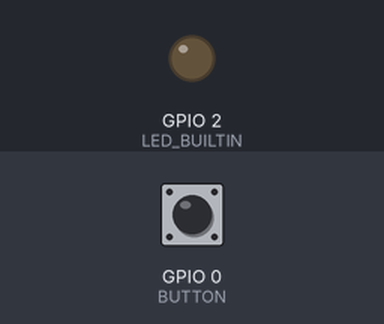
This sketch was run on a simulated ESP32. Parts: output pins drawn as LEDs (lit = HIGH). Dashed ring = blinking. The test bench sets the inputs (shaded band); at power-on: GPIO 0 (BUTTON) HIGH. WiFi joins after 1.5 s; servers stay silent unless stated; uploads are accepted with an empty reply; the local clock reads 2024-03-15 10:24:30 at power-on unless the sketch sets it; storage starts empty; not simulated (calls return 0 or success): credentials.h; what the sketch prints to the serial monitor is not drawn.

Above: at 0.0 s.
At 10.0 s:
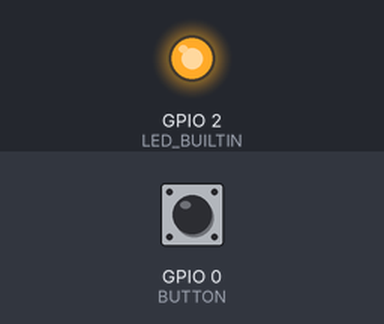
10.1 s: GPIO 0 (BUTTON) pulled LOW for 0.15 s
At 10.46 s:
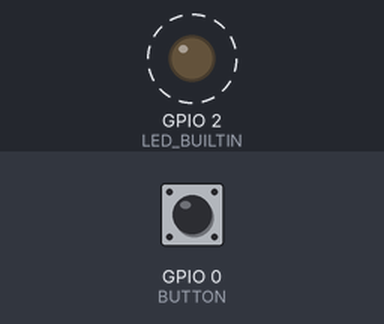
Timing chart, 0 to 19.1 s (numbered marks = the images above; inputs shaded):
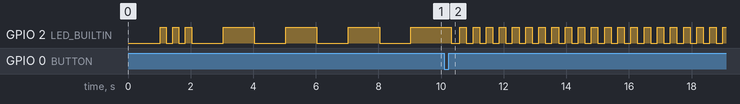

The sketch:

ESP32_record_mp3_stream_on_SD.ino
```cpp
/* Program for recording audio stream from internet radio web pages on SD card, at set time and set length.
Press boot button for initialize imidiate recording start
SD Card format FAT32
SD Size - ~1MB / each recording minute. Reasonable size 1GB.

Program reads configuration file config.txt stored on SD card with wifi and recording parameters
config.txt content example - brackets{} are mandatory:
{
 "wifiSsid": "Your wifi ssid",
 "wifiPassword": "Your wifi password",
"host": "stream13.radioagora.pl",
"path": "/tuba38-1.mp3",
"port": 80,
"format": ".mp3",
"startHour": 12,
"startMinute": 0,
"recordLength": 10
}
If file is missing, program takes default hardcoded configuration, and still is able to record if proper SD card is connected.
Default Wifi ssid and password should be set either by
#include <credentials.h> with defined  MYSSID MYPASSWORD macros or just coded in classes.h file as
#define MYSSID .....
#define MYPASSWORD ......
to allow recording on empty SD - without config.txt file.
Hardware Connections:
SPI SD card:
SD    ESP32
GND   GND
CLK   D18
MISO  D19
CS    D22
MOSI  D23
+3.3V +3.3V
LED - D2 - If not present on ESP board connect LED - anode with serial resistor 220 ohms, cathode - GND
BUTTON 0 and GND if not accessible on ESP board.

Program has been developed and tested using ESP32 Dev Module.
*/
// Config configuration examples:
/*++++++ Radio Maryja +++++++++
configuration.wifiSsid = MYSSID;
configuration.wifiPassword = MYPASSWORD;
configuration.host = "51.68.135.155";
configuration.path = "/stream";
configuration.port = 80
configuration.format = ".mp4"
configuration.startHour = 12;
configuration.startMinute = 15;
configuration.recordLength = 30;
++++++++++++++++++++++++++++*/

/******Radio Pogoda ********
configuration.wifiSsid = MYSSID;
configuration.wifiPassword = MYPASSWORD;
configuration.host = "stream13.radioagora.pl";
configuration.path = "/tuba38-1.mp3";
configuration.port = 80
configuration.format = ".mp3"
configuration.startHour = 13;
configuration.startMinute = 0;
configuration.recordLength = 30;
******************************/

#include "classes.h"  //Most of magic is in this file
Record recordStream;

void setup() {
  Serial.begin(115200);
  delay(1000);
  Serial.println(F("\nProgram started"));
  digitalWrite(LED, LOW);
  if (!recordStream.loadConfiguration("/config.txt"))
    return;
  recordStream.printConfiguration();

  //For testing purposes possible to override below selected configuration items loaded from SD
  /*++++++ Radio Maryja +++++++++*/
  // recordStream.configuration.wifiSsid = MYSSID;
  // recordStream.configuration.wifiPassword = MYPASSWORD;
  // recordStream.configuration.host = "stream13.radioagora.pl";
  // recordStream.configuration.path = "/tuba38-1.mp3";
  // recordStream.configuration.port = 80;
  // recordStream.configuration.format = ".mp3";
  // recordStream.configuration.startHour = 20;
  // recordStream.configuration.startMinute = 20;
  // recordStream.configuration.recordLength = 3;

  if (!recordStream.connectWifi())
    return;
  if (!recordStream.awaitingRecordingTime())
    Serial.println(F("\nIt's time for recording"));
  if (!recordStream.connectToRadio())
    return;
  if (!recordStream.recordingStart())
    return;
}

void loop() {
  if (!recordStream.recordingProgress()) {
    recordStream.togglePort(LED, 100, 20);  //Waits 2 sek blinking fast instead of delay
    ESP.restart();                          //Restarts ESP32 for next recording
  }
}
```

classes.cpp
```cpp
#include "classes.h"

bool Record::togglePort(uint8_t port, unsigned int duration, unsigned int times) {
  bool state;
  pinMode(LED, OUTPUT);
  for (unsigned int i = 0; i < times; i++) {
    state = !digitalRead(port);
    digitalWrite(port, state);
    delay(duration);
  }
  return state;
}

bool Record::loadConfiguration(Config& config, const char* filename) {
  if (!mountSDCard())
    // return false;
    Debug(F("Trying to open file "));
  Debug(filename);
  Debugln();
  if (!(configFile = SD.open(filename))) {  // Open file for reading
    Debugln(F("Failed to open file"));
    unmountSDCard();
    // return false;
  }
  else
  {
  Serial.print(F("Configuration file "));
  Serial.print(filename);
  Serial.println(F(" open"));
  }
  // Allocate a temporary JsonDocument
  // const size_t bufferSize = JSON_OBJECT_SIZE(9) + 196;
  // DynamicJsonDocument doc(bufferSize);
  // JsonDocument doc;
  // Deserialize the JSON document
  DeserializationError error = deserializeJson(doc, configFile);
  if (error) {
    Serial.println(F("Failed to read file, using default configuration"));
    configFile.close();
    unmountSDCard();
    // return false;
  }
  Debugln(F("Deserlization completed"));
  // Copy values from the JsonDocument to the Config
  strlcpy(config.wifiSsid,                   // <- destination
          doc["wifiSsid"] | MYSSID,          // <- source
          sizeof(config.wifiSsid));          // <- destination's capacity
  strlcpy(config.wifiPassword,               // <- destination
          doc["wifiPassword"] | MYPASSWORD,  // <- source
          sizeof(config.wifiPassword));      // <- destination's capacity
  Debugln(F("Wifi ssid, password loaded"));
  strlcpy(config.host,                             // <- destination
          doc["host"] | "stream13.radioagora.pl",  // <- source
          sizeof(config.host));                    // <- destination's capacity
  strlcpy(config.path,                             // <- destination
          doc["path"] | "/tuba38-1.mp3",           // <- source
          sizeof(config.path));                    // <- destination's capacity
  config.port = doc["port"] | 80;
  strlcpy(config.format,           // <- destination
          doc["format"] | ".mp3",  // <- source
          sizeof(config.format));  // <- destination's capacity
  Debugln(F("Stream data loaded"));
  config.startHour = doc["startHour"] | 12;
  config.startMinute = doc["startMinute"] | 0;
  config.recordLength = doc["recordLength"] | 3;
  Debugln(F("Recording time loaded"));

  configFile.close();  // Close the file (Curiously, File's destructor doesn't close the file)
  unmountSDCard();
  Debugln(F("config structure filled"));
  togglePort(LED, 200, 5);  //blik 5 times if loading configuration success
  return true;
}

bool Record::loadConfiguration(const char* filename) {
  if (!loadConfiguration(configuration, filename))
    return false;
  return true;
}

bool Record::mountSDCard() {
  Debugln(F("Mounting SD card..."));
  if (!SD.begin(CS)) {
    Debugln(F("SD card Mount Failed"));
    return false;
  }
  Debugln(F("SD card mounted."));
  return true;
}

void Record::unmountSDCard() {
  SD.end();
  Debugln(F("SD card Unmounted"));
}

void Record::printConfiguration() {
  // Serial.printf("wifiSsid: %s wifiPassword %s ", configuration.wifiSsid, configuration.wifiPassword);
  Serial.printf("\nwifiSsid: %s wifiPassword %s ", configuration.wifiSsid, "********");
  Serial.printf("host: %s path: %s port: %d startHour: %02d startMinute: %02d, recordLenght: %d\n", configuration.host, configuration.path, configuration.port, configuration.startHour, configuration.startMinute, configuration.recordLength);
}

void Record::listDir(fs::FS& fs, const char* dirname, uint8_t levels) {
  if (!mountSDCard()) return;
  Serial.printf("Listing directory: %s\n", dirname);

  File root = fs.open(dirname);
  if (!root) {
    Serial.println(F("Failed to open directory"));
    return;
  }
  if (!root.isDirectory()) {
    Serial.println(F("Not a directory"));
    return;
  }

  File file = root.openNextFile();
  while (file) {
    if (file.isDirectory()) {
      Serial.print(F("  DIR : "));
      Serial.print(file.name());
      time_t t = file.getLastWrite();
      struct tm* tmstruct = localtime(&t);
      Serial.printf("  LAST WRITE: %d-%02d-%02d %02d:%02d:%02d\n", (tmstruct->tm_year) + 1900, (tmstruct->tm_mon) + 1, tmstruct->tm_mday, tmstruct->tm_hour, tmstruct->tm_min, tmstruct->tm_sec);
      if (levels) {
        listDir(fs, file.path(), levels - 1);
      }
    } else {
      Serial.print(F("  FILE: "));
      Serial.print(file.name());
      Serial.print(F("  SIZE: "));
      Serial.print(file.size());
      time_t t = file.getLastWrite();
      struct tm* tmstruct = localtime(&t);
      Serial.printf("  LAST WRITE: %d-%02d-%02d %02d:%02d:%02d\n", (tmstruct->tm_year) + 1900, (tmstruct->tm_mon) + 1, tmstruct->tm_mday, tmstruct->tm_hour, tmstruct->tm_min, tmstruct->tm_sec);
    }
    file = root.openNextFile();
  }
  unmountSDCard();
}

bool Record::connectToRadio() {
  if (!client.connect(configuration.host, configuration.port)) {
    Serial.println(F("Connection to radio failed"));
    return false;
  }
  Serial.print(F("Connected to radio. "));
  Serial.print(configuration.host);
  Serial.print(F(" on port "));
  Serial.print(configuration.port);
  Serial.print(F(" Path "));
  Serial.println(configuration.path);
  return true;
}

bool Record::openAudioFile() {
  if (!mountSDCard())
    return false;
  char fileName[32];
  sprintf(fileName, "/%d%02d%02d%s%02d%02d%02d%s", (tmstruct.tm_year) + 1900, (tmstruct.tm_mon) + 1, tmstruct.tm_mday, weekDays[tmstruct.tm_wday], tmstruct.tm_hour, tmstruct.tm_min, tmstruct.tm_sec, configuration.format);
  Serial.print(F("Opening record file "));
  Serial.println(fileName);
  audioFile = SD.open(fileName, FILE_WRITE);
  if (!audioFile) {
    Serial.println(F("Failed to open audio file"));
    unmountSDCard();
    return false;
  }
  return true;
}

void Record::showFiles() {
  listDir(SD, "/", 0);
}


bool Record::recordingStart() {
  recordingStartTime = millis();  // set recording start time
  //Read stream from internet radio and store it on SD card
  if (!openAudioFile())
    return false;
  client.print(String("GET ") + configuration.path + " HTTP/1.1\r\n" + "Host: " + configuration.host + "\r\n" + "Connection: close\r\n\r\n");
  Serial.print(F("Recording started for "));
  Serial.print(configuration.recordLength);
  Serial.println(F(" minutes "));
  recordingDuration = configuration.recordLength * 60000;
  recordingStarted = true;
  return true;
}

bool Record::recordingProgress() {
  static unsigned long previousTime1;
  static unsigned long previousTime2;
  const unsigned long interval1 = 200;
  const unsigned long interval2 = 2000;
  unsigned long currentTime = millis();
  static unsigned int bytesStored;
  if (!recordingStarted) {
    Serial.println(F("Failed to start recording"));
    return false;
  }
  if (currentTime - recordingStartTime >= recordingDuration) {
    Serial.println(F("Recording stopped due to duration limit reached."));
    audioFile.close();
    unmountSDCard();
    digitalWrite(LED_BUILTIN, LOW);
    showFiles();
    getLocalTime(&tmstruct, 5000);
    Serial.printf("\nNow is : %d-%02d-%02d %02d:%02d:%02d\n", (tmstruct.tm_year) + 1900, (tmstruct.tm_mon) + 1, tmstruct.tm_mday, tmstruct.tm_hour, tmstruct.tm_min, tmstruct.tm_sec);
    bytesStored = 0;
    return false;  //Returns false if recording finished
  }
  if (currentTime - previousTime1 >= interval1) {
    togglePort(LED);  //toggle on board LED to indicate recording in progress
    previousTime1 = currentTime;
  }
  if (currentTime - previousTime2 >= interval2) {
    Serial.print(F("Kbytes stored "));
    Serial.print(bytesStored / 1024);
    Serial.print(F(" Seconds to finish "));
    Serial.println(((recordingDuration + recordingStartTime - currentTime) / 1000));
    previousTime2 = currentTime;
  }
  while (client.available()) {
    uint8_t mp3Data[FILE_WRITE_BUF_SIZE];
    int bytesRead = client.read(mp3Data, FILE_WRITE_BUF_SIZE);
    if (bytesRead > 0) {
      audioFile.write(mp3Data, bytesRead);
      bytesStored += bytesRead;
    }
  }
  delay(10);    // Wait a moment before check if something is ready to store
  return true;  //Returns false if recordingis in progress
}

bool Record::awaitingRecordingTime() {
  static unsigned long previousTime;
  unsigned long currentTime;
  const unsigned long interval = 5000;
  bool buttonPressed;
  pinMode(BUTTON, INPUT_PULLUP);
  Debugln(F("Contacting Time Server"));
  do {  //Awaiting for recording start time
    buttonPressed = !digitalRead(BUTTON);
    currentTime = millis();
    if ((currentTime - previousTime) >= interval) {
      configTime(3600 * timezone, daysavetime * 3600, "time.nist.gov", "0.pool.ntp.org", "1.pool.ntp.org");
      tmstruct.tm_year = 0;
      if (getLocalTime(&tmstruct, 5000)) {
        togglePort(LED);
        Serial.printf("\nNow is : %s %d-%02d-%02d %02d:%02d:%02d ", weekDays[tmstruct.tm_wday], (tmstruct.tm_year) + 1900, (tmstruct.tm_mon) + 1, tmstruct.tm_mday, tmstruct.tm_hour, tmstruct.tm_min, tmstruct.tm_sec);
        Serial.printf("Record will start at %02d:%02d:00", configuration.startHour, configuration.startMinute);
      }
      previousTime = currentTime;
    }
  } while (((configuration.startHour != tmstruct.tm_hour) || (configuration.startMinute != tmstruct.tm_min)) && !buttonPressed);
  buttonPressed = false;
  return false;
}

bool Record::connectWifi() {
  Serial.print(F("Connecting to WiFi "));
  Serial.println(configuration.wifiSsid);
  WiFi.begin(configuration.wifiSsid, configuration.wifiPassword);
  for (uint8_t i = 0; (i < 50) && (WiFi.status() != WL_CONNECTED); i++) {
    Serial.print(".");
    togglePort(LED, 1000);
  }
  Serial.println();
  if (WiFi.status() != WL_CONNECTED) {
    Serial.print(F("Unable to connect to WiFi "));
    Serial.println(configuration.wifiSsid);
    togglePort(LED, 100, 20);
    return false;
  }
  togglePort(LED, 1000, 5);
  Serial.print(F("Connected to WiFi."));
  Serial.print(configuration.wifiSsid);
  Serial.print(F(" Ip address: "));
  Serial.println(WiFi.localIP());
  return true;
}
```

classes.h
```cpp
#ifndef PROCEDURES_H
#define PROCEDURES_H
#define DEBUG 0
// #define DEBUG 1
#if DEBUG == 1
#define Debug(x) Serial.print(x)
#define Debugln(x) Serial.println(x)
#define Debugf(x) Serial.printf(x)
#else
#define Debug(x)
#define Debugln(x)
#define Debugf(x)
#endif

#include <Arduino.h>
#include <ArduinoJson.h>
#include <FS.h>
#include <SD.h>
#include <time.h>
#include <WiFi.h>
#include <HTTPClient.h>
#include <credentials.h>
// #define MYSSID .....
// #define MYPASSWORD ......

class Record {
#define FILE_WRITE_BUF_SIZE 1024
// #define FILE_WRITE_BUF_SIZE 64
#define CS 22  //SD card chip select port
// #define CS 15  //SD card chip select port
#define LED_BUILTIN 2
#define LED LED_BUILTIN
#define BUTTON 0  //On board boot button
  File configFile;
  File audioFile;
  JsonDocument doc;
  unsigned long recordingStartTime = 0;  // Stores recording start time
  unsigned long recordingDuration;
  struct tm tmstruct;
  const char* weekDays[7] PROGMEM = { "Sun", "Mon", "Tue", "Wed", "Thu", "Fri", "Sat" };

  struct Config {
    char wifiSsid[15];
    char wifiPassword[15];
    char host[32];
    char path[32];
    int port;
    char format[5];
    int startHour;
    int startMinute;
    int recordLength;
  };

  Config configuration;
  long timezone = 1;
  byte daysavetime = 0;
  WiFiClient client;
  bool recordingStarted = false;
  bool loadConfiguration(Config& config, const char* filename);
  bool mountSDCard();
  void unmountSDCard();
  void listDir(fs::FS& fs, const char* dirname, uint8_t levels);
  bool openAudioFile();
  void showFiles();

public:
  bool loadConfiguration(const char* filename = "/config.txt");
  void printConfiguration();
  bool connectWifi();
  bool awaitingRecordingTime();
  bool connectToRadio();
  bool recordingStart();
  bool recordingProgress();
  bool togglePort(uint8_t port, unsigned int duration = 200, unsigned int times = 1);
};

#endif
```

Measured:
- by itself, GPIO 2 (LED_BUILTIN): alternates HIGH for 0.21 s and LOW for 0.21 s
